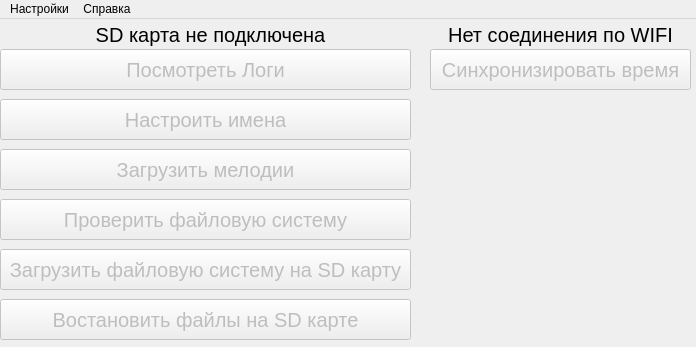
<?xml version="1.0" encoding="UTF-8"?>
<ui version="4.0">
 <class>mainWindow</class>
 <widget class="QMainWindow" name="mainWindow">
  <property name="geometry">
   <rect>
    <x>0</x>
    <y>0</y>
    <width>696</width>
    <height>347</height>
   </rect>
  </property>
  <property name="sizePolicy">
   <sizepolicy hsizetype="Fixed" vsizetype="Fixed">
    <horstretch>0</horstretch>
    <verstretch>0</verstretch>
   </sizepolicy>
  </property>
  <property name="windowTitle">
   <string>AstriConfigurator</string>
  </property>
  <property name="windowIcon">
   <iconset>
    <normaloff>../../Docs/logo/mini-logo.png</normaloff>../../Docs/logo/mini-logo.png</iconset>
  </property>
  <widget class="QWidget" name="centralwidget">
   <property name="sizePolicy">
    <sizepolicy hsizetype="Fixed" vsizetype="Fixed">
     <horstretch>0</horstretch>
     <verstretch>0</verstretch>
    </sizepolicy>
   </property>
   <widget class="QLabel" name="sdStatus">
    <property name="geometry">
     <rect>
      <x>10</x>
      <y>0</y>
      <width>401</width>
      <height>31</height>
     </rect>
    </property>
    <property name="font">
     <font>
      <pointsize>15</pointsize>
     </font>
    </property>
    <property name="text">
     <string>SD карта не подключена</string>
    </property>
    <property name="alignment">
     <set>Qt::AlignCenter</set>
    </property>
   </widget>
   <widget class="QLabel" name="wifiStatus">
    <property name="geometry">
     <rect>
      <x>430</x>
      <y>0</y>
      <width>261</width>
      <height>31</height>
     </rect>
    </property>
    <property name="font">
     <font>
      <pointsize>15</pointsize>
     </font>
    </property>
    <property name="text">
     <string>Нет соединения по WIFI</string>
    </property>
    <property name="alignment">
     <set>Qt::AlignCenter</set>
    </property>
   </widget>
   <widget class="QPushButton" name="uploadButton">
    <property name="enabled">
     <bool>false</bool>
    </property>
    <property name="geometry">
     <rect>
      <x>0</x>
      <y>230</y>
      <width>411</width>
      <height>41</height>
     </rect>
    </property>
    <property name="sizePolicy">
     <sizepolicy hsizetype="Fixed" vsizetype="Fixed">
      <horstretch>0</horstretch>
      <verstretch>0</verstretch>
     </sizepolicy>
    </property>
    <property name="font">
     <font>
      <pointsize>15</pointsize>
     </font>
    </property>
    <property name="text">
     <string>Загрузить файловую систему на SD карту</string>
    </property>
   </widget>
   <widget class="QPushButton" name="checkButton">
    <property name="enabled">
     <bool>false</bool>
    </property>
    <property name="geometry">
     <rect>
      <x>0</x>
      <y>180</y>
      <width>411</width>
      <height>41</height>
     </rect>
    </property>
    <property name="font">
     <font>
      <pointsize>15</pointsize>
     </font>
    </property>
    <property name="text">
     <string>Проверить файловую систему</string>
    </property>
   </widget>
   <widget class="QPushButton" name="songsButton">
    <property name="enabled">
     <bool>false</bool>
    </property>
    <property name="geometry">
     <rect>
      <x>0</x>
      <y>130</y>
      <width>411</width>
      <height>41</height>
     </rect>
    </property>
    <property name="font">
     <font>
      <pointsize>15</pointsize>
     </font>
    </property>
    <property name="text">
     <string>Загрузить мелодии</string>
    </property>
   </widget>
   <widget class="QPushButton" name="timeSyncButton">
    <property name="enabled">
     <bool>false</bool>
    </property>
    <property name="geometry">
     <rect>
      <x>430</x>
      <y>30</y>
      <width>261</width>
      <height>41</height>
     </rect>
    </property>
    <property name="font">
     <font>
      <pointsize>15</pointsize>
     </font>
    </property>
    <property name="text">
     <string>Синхронизировать время</string>
    </property>
   </widget>
   <widget class="QPushButton" name="logButton">
    <property name="enabled">
     <bool>false</bool>
    </property>
    <property name="geometry">
     <rect>
      <x>0</x>
      <y>30</y>
      <width>411</width>
      <height>41</height>
     </rect>
    </property>
    <property name="font">
     <font>
      <pointsize>15</pointsize>
     </font>
    </property>
    <property name="text">
     <string>Посмотреть Логи</string>
    </property>
   </widget>
   <widget class="QPushButton" name="namesButton">
    <property name="enabled">
     <bool>false</bool>
    </property>
    <property name="geometry">
     <rect>
      <x>0</x>
      <y>80</y>
      <width>411</width>
      <height>41</height>
     </rect>
    </property>
    <property name="font">
     <font>
      <pointsize>15</pointsize>
     </font>
    </property>
    <property name="text">
     <string>Настроить имена</string>
    </property>
   </widget>
   <widget class="QPushButton" name="backupButton">
    <property name="enabled">
     <bool>false</bool>
    </property>
    <property name="geometry">
     <rect>
      <x>0</x>
      <y>280</y>
      <width>411</width>
      <height>41</height>
     </rect>
    </property>
    <property name="font">
     <font>
      <pointsize>15</pointsize>
     </font>
    </property>
    <property name="text">
     <string>Востановить файлы на SD карте</string>
    </property>
   </widget>
  </widget>
  <widget class="QMenuBar" name="menubar">
   <property name="geometry">
    <rect>
     <x>0</x>
     <y>0</y>
     <width>696</width>
     <height>21</height>
    </rect>
   </property>
   <widget class="QMenu" name="about">
    <property name="title">
     <string>Справка</string>
    </property>
   </widget>
   <widget class="QMenu" name="settings">
    <property name="title">
     <string>Настройки</string>
    </property>
   </widget>
   <addaction name="settings"/>
   <addaction name="about"/>
  </widget>
 </widget>
 <resources/>
 <connections/>
</ui>
